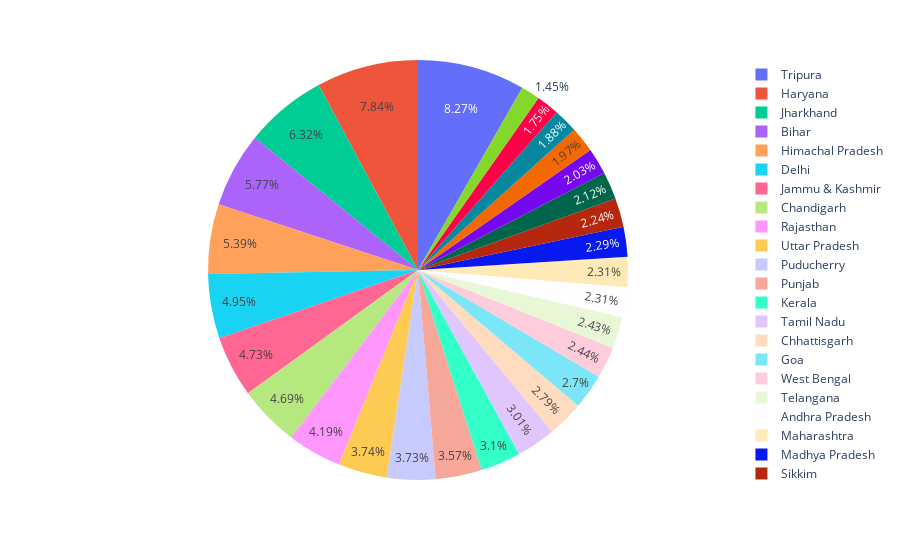

The cell this chart's notebook holds for it:
### Code cell
px.pie(unemployement_state,
      names = 'Region',
      values = 'Estimated_Unemployment_Rate_(%)')

### Figure 1 — Plotly figure (JSON) as saved in the notebook; plotly's stock layout.template omitted (floating-point values rounded to 4 significant figures)
{"data": [{"domain": {"x": [0, 1], "y": [0, 1]}, "hovertemplate": "Region=%{label}<br>Estimated_Unemployment_Rate_(%)=%{value}<extra></extra>", "labels": ["Haryana", "Jharkhand", "Tripura", "Tripura", "Bihar", "Puducherry", "Haryana", "Delhi", "Himachal Pradesh", "Himachal Pradesh", "Tamil Nadu", "Rajasthan", "Chandigarh", "Jammu & Kashmir", "Jammu & Kashmir", "Chandigarh", "Uttar Pradesh", "Jharkhand", "Kerala", "Bihar", "Delhi", "Punjab", "Telangana", "Rajasthan", "Chhattisgarh", "Karnataka", "Andhra Pradesh", "Madhya Pradesh", "Uttar Pradesh", "Punjab", "Maharashtra", "West Bengal", "Goa", "Goa", "Sikkim", "Gujarat", "Odisha", "Uttarakhand", "Chhattisgarh", "Kerala", "West Bengal", "Assam", "Assam", "Sikkim", "Meghalaya", "Uttarakhand", "Maharashtra", "Gujarat", "Andhra Pradesh", "Madhya Pradesh", "Telangana", "Meghalaya", "Odisha", "Karnataka", "Tamil Nadu", "Puducherry"], "legendgroup": "", "name": "", "showlegend": true, "type": "pie", "values": [30.93, 29.05, 28.36, 28.33, 25.63, 23.84, 22.8, 20.16, 19.06, 17.84, 17.58, 16.4, 16.33, 16.25, 16.14, 15.82, 14.77, 14.23, 14.11, 13.88, 13.75, 13.56, 12.57, 12.3, 11.77, 11.26, 11.01, 10.9, 10.89, 10.88, 10.36, 10.12, 9.346, 9.13, 9.068, 8.91, 8.32, 7.721, 7.347, 7.131, 6.626, 6.438, 6.421, 6.257, 5.943, 5.801, 5.459, 4.979, 4.827, 4.788, 4.116, 4.013, 3.661, 3.239, 3.064, 1.699]}], "layout": {"legend": {"tracegroupgap": 0}, "margin": {"t": 60}}}
